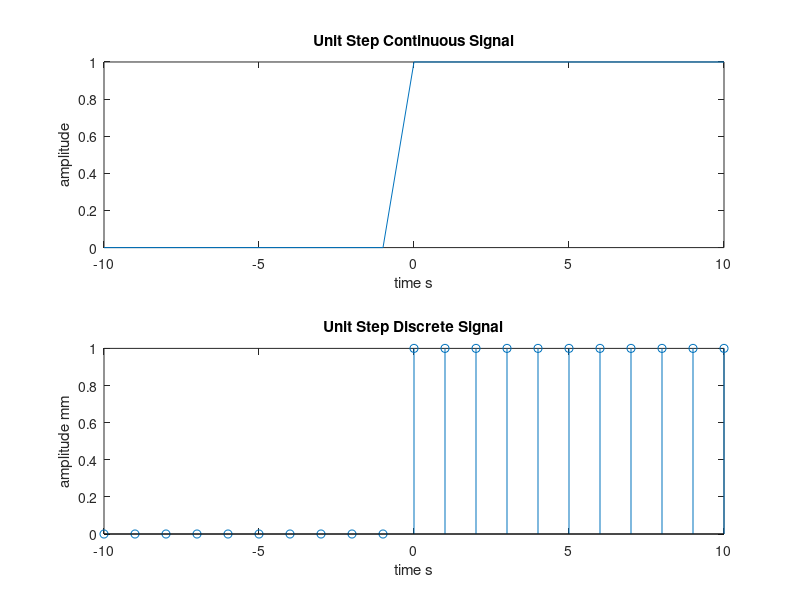

This figure's MATLAB source:
clc;
clear;
close all;

% Unit Step Signal
time = -10:10;
unitStep = time >= 0;

subplot(2, 1, 1)
plot(time, unitStep);
xlabel('time s');
ylabel('amplitude');
title('Unit Step Continuous Signal');

subplot(2, 1, 2)
stem(time, unitStep);
xlabel('time s');
ylabel('amplitude mm');
title('Unit Step Discrete Signal')
